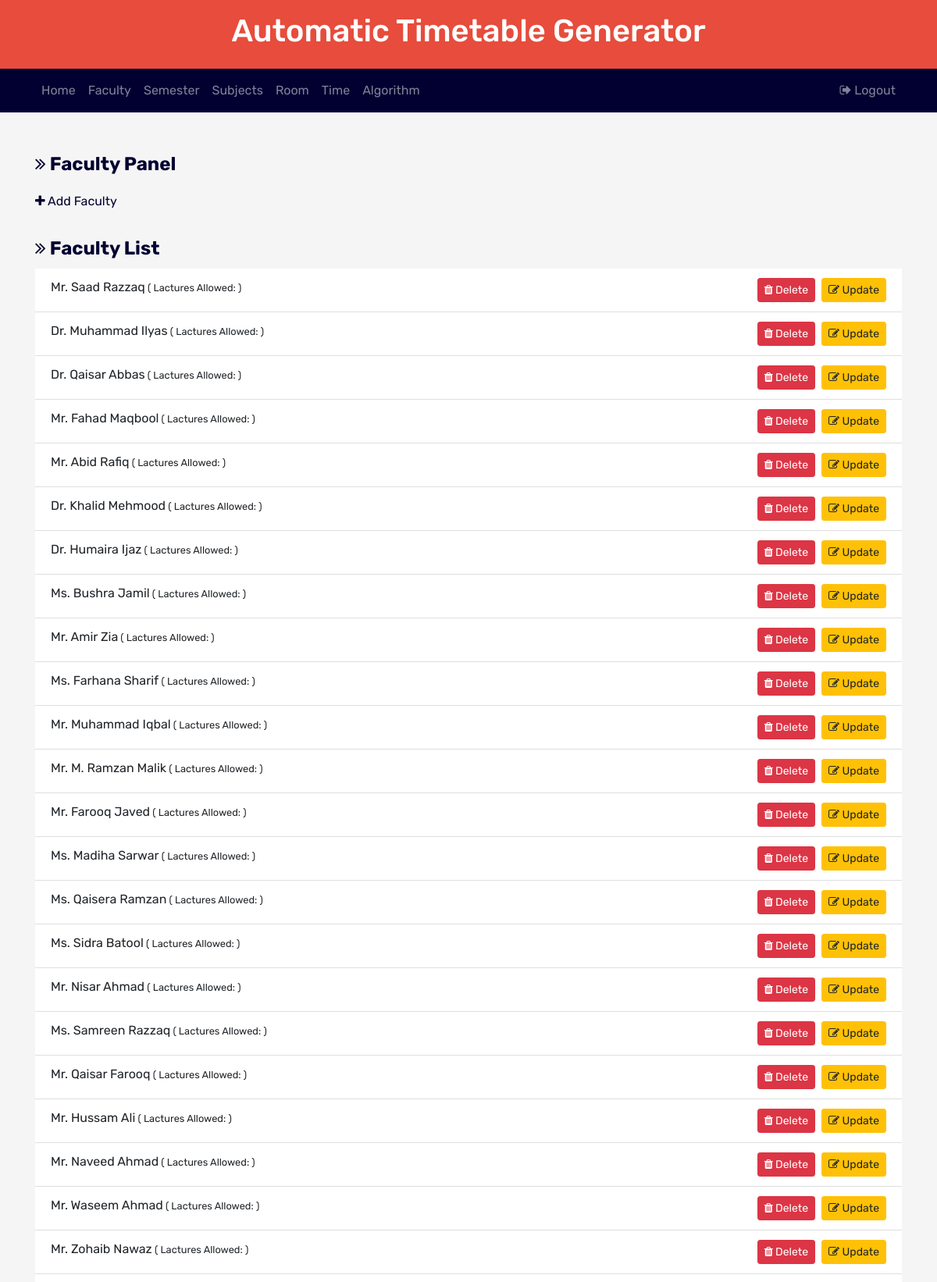
The page /faculty.php (upper part) on the database its author committed.
### tables this page shows
CREATE TABLE `faculty` (
  `fac_id` int(100) NOT NULL,
  `fac_name` varchar(100) NOT NULL
);

### faculty.php (the view, shortened to what this page needs)
<?php
	require('config/db.php');
	$query = 'SELECT * FROM faculty';
	$result = mysqli_query($conn, $query);
	$faculty_list = mysqli_fetch_all($result, MYSQLI_ASSOC);
?>
<?php include('inc/header.php') ?>
		<div class="container pt-5" >
			<div class="fpanel" >
				<fieldset style="padding:10px 0;margin-bottom:20px;">
						<legend style="width:auto;font-weight:bold;color:#020031;"><i class="fa fa-angle-double-right" aria-hidden="true"></i> Faculty Panel</legend>
						<a href="addfaculty.php" style="color:#020031;" ><i class="fa fa-plus" aria-hidden="true"></i> Add Faculty</a>
			  </fieldset>
			<fieldset >
				<legend style="width:auto;font-weight:bold;color:#020031;"><i class="fa fa-angle-double-right" aria-hidden="true"></i> Faculty List</legend>
				<ul class="list-group list-group-flush faculty-list">
				<?php foreach($faculty_list as $member) : ?>
					<li class="list-group-item"><?php echo $member['fac_name']; ?><small> ( Lactures Allowed:<b><?php echo $member['fac_lactures'];?></b> )</small>
					<a class="btn btn-sm pull-right btn-warning" href="<?php echo ROOT_URL; ?>/updatefaculty.php?id=<?php echo $member['fac_id']; ?>"><i class="fa fa-pencil-square-o" aria-hidden="true"></i> Update</a>
					<a class="btn btn-sm pull-right btn-danger mr-2" href="<?php echo ROOT_URL; ?>/deletefaculty.php?id=<?php echo $member['fac_id']; ?>"><i class="fa fa-trash" aria-hidden="true"></i> Delete</a></li>
					<?php endforeach; ?>
				</ul>
			</fieldset>
			</div>
		</div>
	<?php include('inc/footer.php') ?>

### assets/css/style.css (style rules this page uses)
* { font-family: Rubik; }
body { background-color: #f5f5f5; }

### rows shown on the page
faculty: fac_name "Mr. Saad Razzaq"
faculty: fac_name "Dr. Muhammad Ilyas"
faculty: fac_name "Dr. Qaisar Abbas"
faculty: fac_name "Mr. Fahad Maqbool"
faculty: fac_name "Mr. Abid Rafiq"
faculty: fac_name "Dr. Khalid Mehmood"
faculty: fac_name "Dr. Humaira Ijaz"
faculty: fac_name "Ms. Bushra Jamil"
faculty: fac_name "Mr. Amir Zia"
faculty: fac_name "Ms. Farhana Sharif"
faculty: fac_name "Mr. Muhammad Iqbal"
faculty: fac_name "Mr. M. Ramzan Malik"
faculty: fac_name "Mr. Farooq Javed"
faculty: fac_name "Ms. Madiha Sarwar"
faculty: fac_name "Ms. Qaisera Ramzan"
faculty: fac_name "Ms. Sidra Batool"
faculty: fac_name "Mr. Nisar Ahmad"
faculty: fac_name "Ms. Samreen Razzaq"
faculty: fac_name "Mr. Qaisar Farooq"
faculty: fac_name "Mr. Hussam Ali"
faculty: fac_name "Mr. Naveed Ahmad"
faculty: fac_name "Mr. Waseem Ahmad"
faculty: fac_name "Mr. Zohaib Nawaz"
